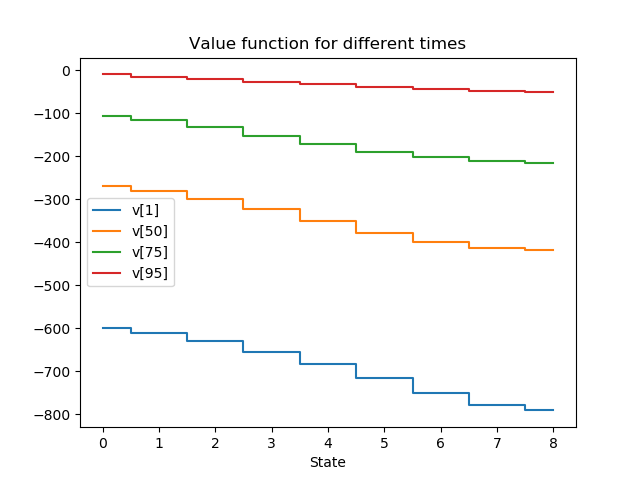

Reproduce this figure in Julia.
# State spaces
n, m  = 8, 3
X = 1:n+1
U = 1:m+1

# Transition probability
q = 0.6
p = [0.0,0.25,0.5,0.8]

P = [ zeros(n+1,n+1) for u in U ]

# We are using 1-indexed arrays, so need to be careful with the indices
for u in U
    @views Pu = P[u]
    for x in X
        if x == 1
            Pu[x,x]   = 1 - q
            Pu[x,x+1] = q
        elseif x == n+1
            Pu[x,x-1] = (1-q)*p[u]
            Pu[x,x  ] = 1 - (1-q)*p[u]
        else
            Pu[x,x-1] = (1-q)*p[u]
            Pu[x,x  ] = (1-q)*(1-p[u]) + q*p[u]
            Pu[x,x+1] = q*(1-p[u])
        end
    end
end

P_concat = vcat(P...)

# Costs
R = 6 
h = 1
c = [0, 1, 4, 12]

r = zeros(n+1,m+1)
for u in U, x in X
    if x == 1
        r[x,u] = -c[u]
    else
        r[x,u] = p[u]*R - h*x - c[u]
    end
end

# Dynamic programming

T = 100

v = [ zeros(n+1)        for t in 1:T+1] 
g = [ zeros(Int, n+1)   for t in 1:T]

for t in T:-1:1
    Q = r + reshape(P_concat * v[t+1], n+1, m+1)
    for x in X 
        idx = argmax(Q[x,:])
        v[t][x] = Q[x, idx]
        g[t][x] = idx - 1 # To revert back to natural indices
    end
end

using PyPlot

step(0:n, hcat(v[1], v[50], v[75], v[95]), where=:mid)
legend(["v[1]", "v[50]", "v[75]", "v[95]"])
xlabel("State")
title("Value function for different times")
savefig("queueing.png")


@info "Optimal policy" [g[1], g[50], g[75], g[95]]




